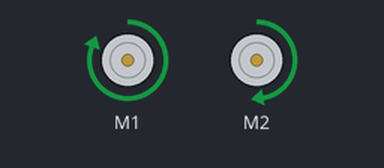
A program run on a simulated Raspberry Pi (BCM pin numbers). On the bench: 2 × DC motor (green arrow = forward, orange = backward, longer = faster). Motors are numbered in the order the program creates them (left before right in a Robot). At 10.0 s the program stops and its outputs stay as they are.

Above: at 0.1 s.
At 5.1 s:
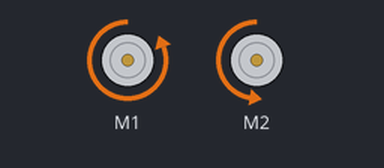
At 10.1 s:
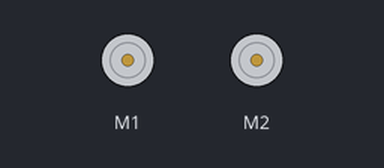
Timing chart, 0 to 11.5 s (numbered marks = the images above):
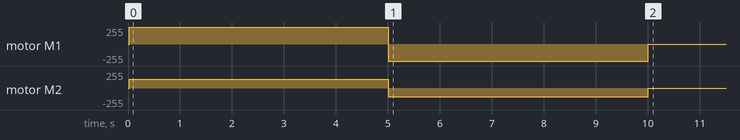

The program:

motor.py
```python
# Motor Control Using Motor Module
from gpiozero import Motor
from time import sleep

motor1 = Motor(4, 5)
motor2 = Motor(26, 27)

motor1.forward()
motor2.forward(0.5)
sleep(5)
motor1.reverse()
motor2.reverse()
sleep(5)
motor1.stop()
motor2.stop()
```

Measured:
- by itself, motor M1: stopped → forward 255/255 at 0.02 s, → backward 255/255 5.0 s later, → stopped 5.0 s later
- by itself, motor M2: stopped → forward 128/255 at 0.02 s, → backward 128/255 5.0 s later, → stopped 5.0 s later
